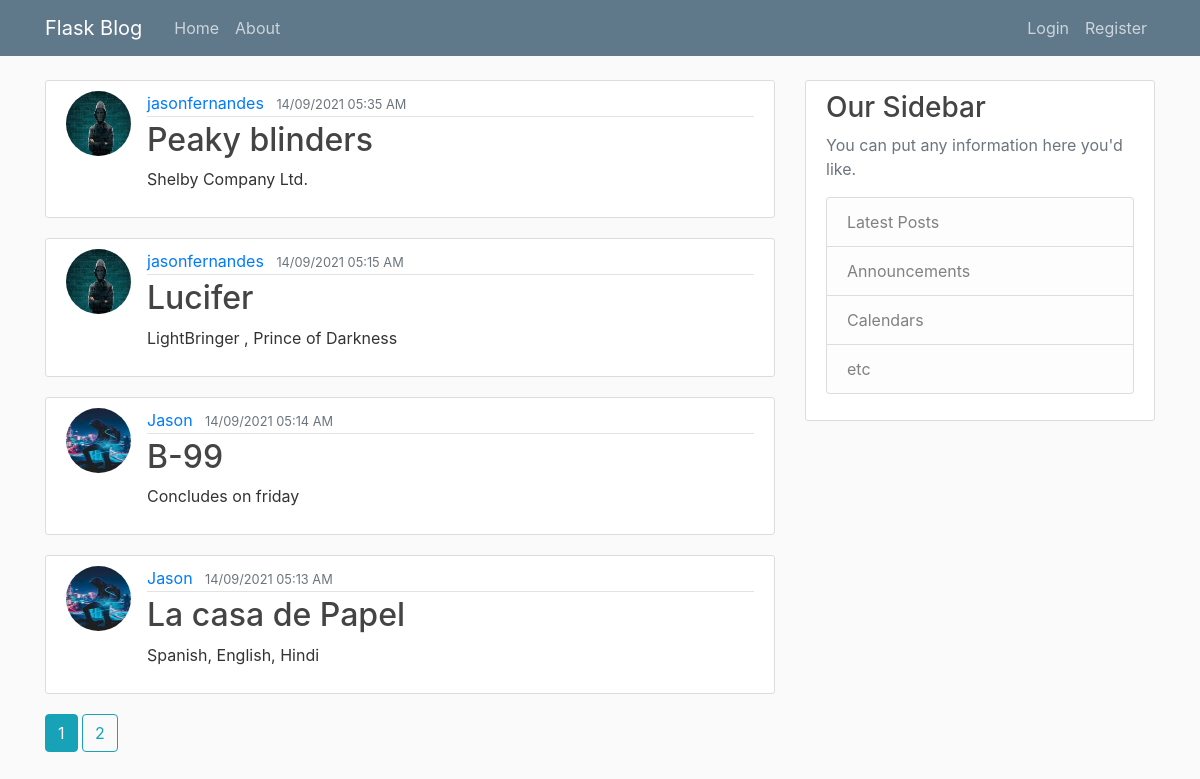
The page / on the database its author committed.
### flaskblog_pkg/models.py (models this page shows, shortened)
class Post(db.Model):
    id = db.Column(db.Integer, primary_key=True)
    title = db.Column(db.String(100), nullable=False)
    date_posted = db.Column(db.DateTime, nullable=False, default=datetime.utcnow)
    content = db.Column(db.Text, nullable=False)
    user_id = db.Column(db.Integer, db.ForeignKey('user.id'), nullable=False)

class User(db.Model, UserMixin):
    id = db.Column(db.Integer, primary_key=True)
    username = db.Column(db.String(15), unique=True, nullable=False)
    email = db.Column(db.String(100), unique=True, nullable=False)
    img_file = db.Column(db.String(31), nullable=False, default='default.jpg')
    password = db.Column(db.String(60), nullable=False)
    posts = db.relationship('Post', backref='author', lazy=True)

### flaskblog_pkg/routes.py (the view)
@app.route("/home")
@app.route("/")
def home():
    page_no = request.args.get('page', 1, type=int)
    blogs =Post.query.order_by(Post.date_posted.desc()).paginate(per_page=4, page=page_no)
    return render_template('home.html',posts=blogs)

### flaskblog_pkg/templates/home.html
{% extends "layout.html" %}
{% block content %}
    {% for post in posts.items %}
    <article class="media content-section">
      <img class="rounded-circle article-img" src="{{ url_for('static', filename='profile_pics/' + post.author.img_file) }}">
        <div class="media-body">
          <div class="article-metadata">
            <a class="mr-2" href="{{ url_for('user_posts', username=post.author.username) }}">{{ post.author.username }}</a>
            <small class="text-muted">{{ post.date_posted.strftime('%e/%m/%Y%t%I:%M %p') }}</small>
          </div>
          <h2><a class="article-title" href="{{ url_for('post', post_id=post.id) }}">{{ post.title }}</a></h2>
          <p class="article-content">{{ post.content }}</p>
        </div>
      </article>
    {% endfor %}
    {% for page_num in posts.iter_pages(left_edge=1, right_edge=1, left_current=1, right_current=2) %}
      {% if page_num %}
        {% if posts.page==page_num %}
          <a class="btn btn-info mb-4" href="{{ url_for('home',page=page_num) }}">{{ page_num }}</a>
        {% else %}
          <a class="btn btn-outline-info mb-4" href="{{ url_for('home',page=page_num) }}">{{ page_num }}</a>
        {% endif %}
      {% else %}
        ...
      {% endif %}
    {% endfor %}
{% endblock %}

### flaskblog_pkg/templates/layout.html (shortened to what this page needs)
<!DOCTYPE html>
<html lang="en">
<head>
    <link rel="stylesheet" href="https://cdn.jsdelivr.net/npm/bootstrap@4.6.0/dist/css/bootstrap.min.css">
    <link rel="stylesheet" href=" {{ url_for('static', filename='main.css') }} ">
</head>
<body>
    <header class="site-header">
        <nav class="navbar navbar-expand-md navbar-dark bg-steel fixed-top">
          <div class="container">
            <a class="navbar-brand mr-4" href="/">Flask Blog</a>
            <div class="collapse navbar-collapse" id="navbarToggle">
              <div class="navbar-nav mr-auto">
                <a class="nav-item nav-link" href="{{ url_for('home') }}">Home</a>
                <a class="nav-item nav-link" href="{{ url_for('about') }}">About</a>
              </div>
              <div class="navbar-nav">
                {% if current_user.is_authenticated %}
                  <a class="nav-item nav-link" href="{{ url_for('account') }}">Account</a>
                  <a class="nav-item nav-link" href="{{ url_for('new_post') }}">New Post</a>
                  <a class="nav-item nav-link" href="{{ url_for('logout') }}">Logout</a>
                {% else %}
                  <a class="nav-item nav-link" href="{{ url_for('login') }}">Login</a>
                  <a class="nav-item nav-link" href="{{ url_for('register') }}">Register</a>
                {% endif %}
              </div>
            </div>
          </div>
        </nav>
      </header>
      <main role="main" class="container">
        <div class="row">
          <div class="col-md-8">
            {% block content %}{% endblock %}
          </div>
          <div class="col-md-4">
            <div class="content-section">
              <h3>Our Sidebar</h3>
              <p class='text-muted'>You can put any information here you'd like.
                <ul class="list-group">
                  <li class="list-group-item list-group-item-light">Latest Posts</li>
                  <li class="list-group-item list-group-item-light">Announcements</li>
                  <li class="list-group-item list-group-item-light">Calendars</li>
                  <li class="list-group-item list-group-item-light">etc</li>
                </ul>
              </p>
            </div>
          </div>
        </div>
      </main>
</body>
</html>

### flaskblog_pkg/static/main.css (style rules this page uses)
body { background: #fafafa; color: #333333; margin-top: 5rem; }
h1, h2, h3, h4, h5, h6 { color: #444444; }
.bg-steel { background-color: #5f788a; }
.site-header .navbar-nav .nav-link { color: #cbd5db; }
.content-section { background: #ffffff; padding: 10px 20px; border: 1px solid #dddddd; border-radius: 3px; margin-bottom: 20px; }
.article-title { color: #444444; }
.article-content { white-space: pre-line; }
.article-img { height: 65px; width: 65px; margin-right: 16px; }
.article-metadata { padding-bottom: 1px; margin-bottom: 4px; border-bottom: 1px solid #e3e3e3 }

### rows shown on the page
Post: img_file (placeholder picture), author.username "jasonfernandes", date_posted "14/09/2021 05:35 AM", title "Peaky blinders", content "Shelby Company Ltd."
Post: img_file (placeholder picture), author.username "jasonfernandes", date_posted "14/09/2021 05:15 AM", title "Lucifer", content "LightBringer , Prince of Darkness"
Post: img_file (picture), author.username "Jason", date_posted "14/09/2021 05:14 AM", title "B-99", content "Concludes on friday"
Post: img_file (picture), author.username "Jason", date_posted "14/09/2021 05:13 AM", title "La casa de Papel", content "Spanish, English, Hindi"

### other values the page prints
{{ page_num }} "1"
{{ page_num }} "2"
